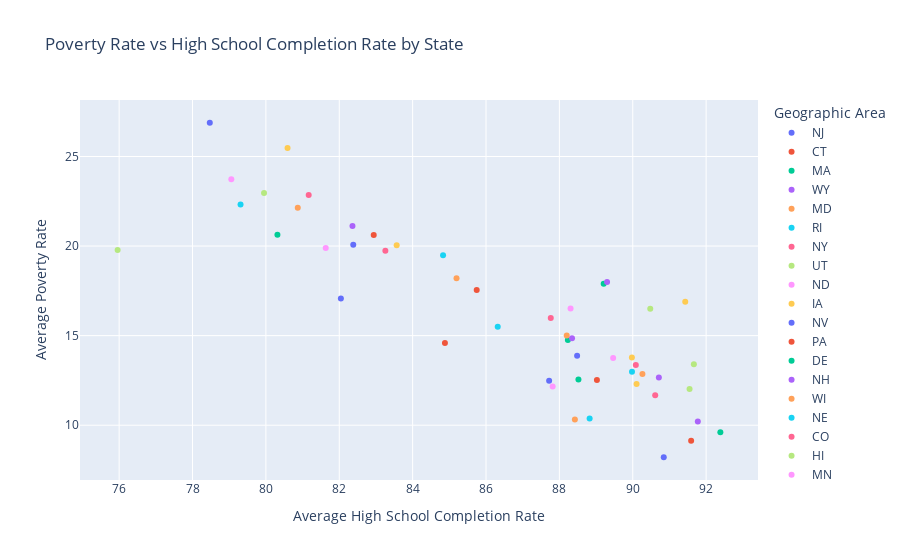

Write notebook code for a chart like this one.
### Code cell
px.scatter(poverty_and_hs_completion_by_state,
    x='percent_completed_hs',
    y='poverty_rate',
    title='Poverty Rate vs High School Completion Rate by State',
    color='Geographic Area',
    labels={'poverty_rate': 'Average Poverty Rate', 'percent_completed_hs': 'Average High School Completion Rate'}).show()

### Figure 1 — Plotly figure (JSON) as saved in the notebook; plotly's stock layout.template omitted (floating-point values rounded to 4 significant figures)
{"data": [{"hovertemplate": "Geographic Area=NJ<br>Average High School Completion Rate=%{x}<br>Average Poverty Rate=%{y}<extra></extra>", "legendgroup": "NJ", "marker": {"color": "#636efa", "symbol": "circle"}, "mode": "markers", "name": "NJ", "orientation": "v", "showlegend": true, "type": "scatter", "x": [90.84], "xaxis": "x", "y": [8.211], "yaxis": "y"}, {"hovertemplate": "Geographic Area=CT<br>Average High School Completion Rate=%{x}<br>Average Poverty Rate=%{y}<extra></extra>", "legendgroup": "CT", "marker": {"color": "#EF553B", "symbol": "circle"}, "mode": "markers", "name": "CT", "orientation": "v", "showlegend": true, "type": "scatter", "x": [91.59], "xaxis": "x", "y": [9.137], "yaxis": "y"}, {"hovertemplate": "Geographic Area=MA<br>Average High School Completion Rate=%{x}<br>Average Poverty Rate=%{y}<extra></extra>", "legendgroup": "MA", "marker": {"color": "#00cc96", "symbol": "circle"}, "mode": "markers", "name": "MA", "orientation": "v", "showlegend": true, "type": "scatter", "x": [92.39], "xaxis": "x", "y": [9.602], "yaxis": "y"}, {"hovertemplate": "Geographic Area=WY<br>Average High School Completion Rate=%{x}<br>Average Poverty Rate=%{y}<extra></extra>", "legendgroup": "WY", "marker": {"color": "#ab63fa", "symbol": "circle"}, "mode": "markers", "name": "WY", "orientation": "v", "showlegend": true, "type": "scatter", "x": [91.77], "xaxis": "x", "y": [10.21], "yaxis": "y"}, {"hovertemplate": "Geographic Area=MD<br>Average High School Completion Rate=%{x}<br>Average Poverty Rate=%{y}<extra></extra>", "legendgroup": "MD", "marker": {"color": "#FFA15A", "symbol": "circle"}, "mode": "markers", "name": "MD", "orientation": "v", "showlegend": true, "type": "scatter", "x": [88.42], "xaxis": "x", "y": [10.33], "yaxis": "y"}, {"hovertemplate": "Geographic Area=RI<br>Average High School Completion Rate=%{x}<br>Average Poverty Rate=%{y}<extra></extra>", "legendgroup": "RI", "marker": {"color": "#19d3f3", "symbol": "circle"}, "mode": "markers", "name": "RI", "orientation": "v", "showlegend": true, "type": "scatter", "x": [88.82], "xaxis": "x", "y": [10.37], "yaxis": "y"}, {"hovertemplate": "Geographic Area=NY<br>Average High School Completion Rate=%{x}<br>Average Poverty Rate=%{y}<extra></extra>", "legendgroup": "NY", "marker": {"color": "#FF6692", "symbol": "circle"}, "mode": "markers", "name": "NY", "orientation": "v", "showlegend": true, "type": "scatter", "x": [90.61], "xaxis": "x", "y": [11.67], "yaxis": "y"}, {"hovertemplate": "Geographic Area=UT<br>Average High School Completion Rate=%{x}<br>Average Poverty Rate=%{y}<extra></extra>", "legendgroup": "UT", "marker": {"color": "#B6E880", "symbol": "circle"}, "mode": "markers", "name": "UT", "orientation": "v", "showlegend": true, "type": "scatter", "x": [91.55], "xaxis": "x", "y": [12.02], "yaxis": "y"}, {"hovertemplate": "Geographic Area=ND<br>Average High School Completion Rate=%{x}<br>Average Poverty Rate=%{y}<extra></extra>", "legendgroup": "ND", "marker": {"color": "#FF97FF", "symbol": "circle"}, "mode": "markers", "name": "ND", "orientation": "v", "showlegend": true, "type": "scatter", "x": [87.82], "xaxis": "x", "y": [12.17], "yaxis": "y"}, {"hovertemplate": "Geographic Area=IA<br>Average High School Completion Rate=%{x}<br>Average Poverty Rate=%{y}<extra></extra>", "legendgroup": "IA", "marker": {"color": "#FECB52", "symbol": "circle"}, "mode": "markers", "name": "IA", "orientation": "v", "showlegend": true, "type": "scatter", "x": [90.1], "xaxis": "x", "y": [12.3], "yaxis": "y"}, {"hovertemplate": "Geographic Area=NV<br>Average High School Completion Rate=%{x}<br>Average Poverty Rate=%{y}<extra></extra>", "legendgroup": "NV", "marker": {"color": "#636efa", "symbol": "circle"}, "mode": "markers", "name": "NV", "orientation": "v", "showlegend": true, "type": "scatter", "x": [87.72], "xaxis": "x", "y": [12.48], "yaxis": "y"}, {"hovertemplate": "Geographic Area=PA<br>Average High School Completion Rate=%{x}<br>Average Poverty Rate=%{y}<extra></extra>", "legendgroup": "PA", "marker": {"color": "#EF553B", "symbol": "circle"}, "mode": "markers", "name": "PA", "orientation": "v", "showlegend": true, "type": "scatter", "x": [89.02], "xaxis": "x", "y": [12.52], "yaxis": "y"}, {"hovertemplate": "Geographic Area=DE<br>Average High School Completion Rate=%{x}<br>Average Poverty Rate=%{y}<extra></extra>", "legendgroup": "DE", "marker": {"color": "#00cc96", "symbol": "circle"}, "mode": "markers", "name": "DE", "orientation": "v", "showlegend": true, "type": "scatter", "x": [88.52], "xaxis": "x", "y": [12.56], "yaxis": "y"}, {"hovertemplate": "Geographic Area=NH<br>Average High School Completion Rate=%{x}<br>Average Poverty Rate=%{y}<extra></extra>", "legendgroup": "NH", "marker": {"color": "#ab63fa", "symbol": "circle"}, "mode": "markers", "name": "NH", "orientation": "v", "showlegend": true, "type": "scatter", "x": [90.71], "xaxis": "x", "y": [12.66], "yaxis": "y"}, {"hovertemplate": "Geographic Area=WI<br>Average High School Completion Rate=%{x}<br>Average Poverty Rate=%{y}<extra></extra>", "legendgroup": "WI", "marker": {"color": "#FFA15A", "symbol": "circle"}, "mode": "markers", "name": "WI", "orientation": "v", "showlegend": true, "type": "scatter", "x": [90.26], "xaxis": "x", "y": [12.86], "yaxis": "y"}, {"hovertemplate": "Geographic Area=NE<br>Average High School Completion Rate=%{x}<br>Average Poverty Rate=%{y}<extra></extra>", "legendgroup": "NE", "marker": {"color": "#19d3f3", "symbol": "circle"}, "mode": "markers", "name": "NE", "orientation": "v", "showlegend": true, "type": "scatter", "x": [89.98], "xaxis": "x", "y": [12.99], "yaxis": "y"}, {"hovertemplate": "Geographic Area=CO<br>Average High School Completion Rate=%{x}<br>Average Poverty Rate=%{y}<extra></extra>", "legendgroup": "CO", "marker": {"color": "#FF6692", "symbol": "circle"}, "mode": "markers", "name": "CO", "orientation": "v", "showlegend": true, "type": "scatter", "x": [90.08], "xaxis": "x", "y": [13.37], "yaxis": "y"}, {"hovertemplate": "Geographic Area=HI<br>Average High School Completion Rate=%{x}<br>Average Poverty Rate=%{y}<extra></extra>", "legendgroup": "HI", "marker": {"color": "#B6E880", "symbol": "circle"}, "mode": "markers", "name": "HI", "orientation": "v", "showlegend": true, "type": "scatter", "x": [91.67], "xaxis": "x", "y": [13.4], "yaxis": "y"}, {"hovertemplate": "Geographic Area=MN<br>Average High School Completion Rate=%{x}<br>Average Poverty Rate=%{y}<extra></extra>", "legendgroup": "MN", "marker": {"color": "#FF97FF", "symbol": "circle"}, "mode": "markers", "name": "MN", "orientation": "v", "showlegend": true, "type": "scatter", "x": [89.47], "xaxis": "x", "y": [13.75], "yaxis": "y"}, {"hovertemplate": "Geographic Area=VT<br>Average High School Completion Rate=%{x}<br>Average Poverty Rate=%{y}<extra></extra>", "legendgroup": "VT", "marker": {"color": "#FECB52", "symbol": "circle"}, "mode": "markers", "name": "VT", "orientation": "v", "showlegend": true, "type": "scatter", "x": [89.98], "xaxis": "x", "y": [13.79], "yaxis": "y"}, {"hovertemplate": "Geographic Area=IL<br>Average High School Completion Rate=%{x}<br>Average Poverty Rate=%{y}<extra></extra>", "legendgroup": "IL", "marker": {"color": "#636efa", "symbol": "circle"}, "mode": "markers", "name": "IL", "orientation": "v", "showlegend": true, "type": "scatter", "x": [88.48], "xaxis": "x", "y": [13.88], "yaxis": "y"}, {"hovertemplate": "Geographic Area=VA<br>Average High School Completion Rate=%{x}<br>Average Poverty Rate=%{y}<extra></extra>", "legendgroup": "VA", "marker": {"color": "#EF553B", "symbol": "circle"}, "mode": "markers", "name": "VA", "orientation": "v", "showlegend": true, "type": "scatter", "x": [84.88], "xaxis": "x", "y": [14.59], "yaxis": "y"}, {"hovertemplate": "Geographic Area=KS<br>Average High School Completion Rate=%{x}<br>Average Poverty Rate=%{y}<extra></extra>", "legendgroup": "KS", "marker": {"color": "#00cc96", "symbol": "circle"}, "mode": "markers", "name": "KS", "orientation": "v", "showlegend": true, "type": "scatter", "x": [88.23], "xaxis": "x", "y": [14.76], "yaxis": "y"}, {"hovertemplate": "Geographic Area=OH<br>Average High School Completion Rate=%{x}<br>Average Poverty Rate=%{y}<extra></extra>", "legendgroup": "OH", "marker": {"color": "#ab63fa", "symbol": "circle"}, "mode": "markers", "name": "OH", "orientation": "v", "showlegend": true, "type": "scatter", "x": [88.34], "xaxis": "x", "y": [14.85], "yaxis": "y"}, {"hovertemplate": "Geographic Area=WA<br>Average High School Completion Rate=%{x}<br>Average Poverty Rate=%{y}<extra></extra>", "legendgroup": "WA", "marker": {"color": "#FFA15A", "symbol": "circle"}, "mode": "markers", "name": "WA", "orientation": "v", "showlegend": true, "type": "scatter", "x": [88.2], "xaxis": "x", "y": [15.0], "yaxis": "y"}, {"hovertemplate": "Geographic Area=IN<br>Average High School Completion Rate=%{x}<br>Average Poverty Rate=%{y}<extra></extra>", "legendgroup": "IN", "marker": {"color": "#19d3f3", "symbol": "circle"}, "mode": "markers", "name": "IN", "orientation": "v", "showlegend": true, "type": "scatter", "x": [86.32], "xaxis": "x", "y": [15.5], "yaxis": "y"}, {"hovertemplate": "Geographic Area=SD<br>Average High School Completion Rate=%{x}<br>Average Poverty Rate=%{y}<extra></extra>", "legendgroup": "SD", "marker": {"color": "#FF6692", "symbol": "circle"}, "mode": "markers", "name": "SD", "orientation": "v", "showlegend": true, "type": "scatter", "x": [87.77], "xaxis": "x", "y": [15.99], "yaxis": "y"}, {"hovertemplate": "Geographic Area=MT<br>Average High School Completion Rate=%{x}<br>Average Poverty Rate=%{y}<extra></extra>", "legendgroup": "MT", "marker": {"color": "#B6E880", "symbol": "circle"}, "mode": "markers", "name": "MT", "orientation": "v", "showlegend": true, "type": "scatter", "x": [90.48], "xaxis": "x", "y": [16.5], "yaxis": "y"}, {"hovertemplate": "Geographic Area=OR<br>Average High School Completion Rate=%{x}<br>Average Poverty Rate=%{y}<extra></extra>", "legendgroup": "OR", "marker": {"color": "#FF97FF", "symbol": "circle"}, "mode": "markers", "name": "OR", "orientation": "v", "showlegend": true, "type": "scatter", "x": [88.31], "xaxis": "x", "y": [16.51], "yaxis": "y"}, {"hovertemplate": "Geographic Area=ME<br>Average High School Completion Rate=%{x}<br>Average Poverty Rate=%{y}<extra></extra>", "legendgroup": "ME", "marker": {"color": "#FECB52", "symbol": "circle"}, "mode": "markers", "name": "ME", "orientation": "v", "showlegend": true, "type": "scatter", "x": [91.43], "xaxis": "x", "y": [16.89], "yaxis": "y"}, {"hovertemplate": "Geographic Area=CA<br>Average High School Completion Rate=%{x}<br>Average Poverty Rate=%{y}<extra></extra>", "legendgroup": "CA", "marker": {"color": "#636efa", "symbol": "circle"}, "mode": "markers", "name": "CA", "orientation": "v", "showlegend": true, "type": "scatter", "x": [82.04], "xaxis": "x", "y": [17.08], "yaxis": "y"}, {"hovertemplate": "Geographic Area=FL<br>Average High School Completion Rate=%{x}<br>Average Poverty Rate=%{y}<extra></extra>", "legendgroup": "FL", "marker": {"color": "#EF553B", "symbol": "circle"}, "mode": "markers", "name": "FL", "orientation": "v", "showlegend": true, "type": "scatter", "x": [85.75], "xaxis": "x", "y": [17.55], "yaxis": "y"}, {"hovertemplate": "Geographic Area=MI<br>Average High School Completion Rate=%{x}<br>Average Poverty Rate=%{y}<extra></extra>", "legendgroup": "MI", "marker": {"color": "#00cc96", "symbol": "circle"}, "mode": "markers", "name": "MI", "orientation": "v", "showlegend": true, "type": "scatter", "x": [89.21], "xaxis": "x", "y": [17.9], "yaxis": "y"}, {"hovertemplate": "Geographic Area=DC<br>Average High School Completion Rate=%{x}<br>Average Poverty Rate=%{y}<extra></extra>", "legendgroup": "DC", "marker": {"color": "#ab63fa", "symbol": "circle"}, "mode": "markers", "name": "DC", "orientation": "v", "showlegend": true, "type": "scatter", "x": [89.3], "xaxis": "x", "y": [18], "yaxis": "y"}, {"hovertemplate": "Geographic Area=ID<br>Average High School Completion Rate=%{x}<br>Average Poverty Rate=%{y}<extra></extra>", "legendgroup": "ID", "marker": {"color": "#FFA15A", "symbol": "circle"}, "mode": "markers", "name": "ID", "orientation": "v", "showlegend": true, "type": "scatter", "x": [85.2], "xaxis": "x", "y": [18.2], "yaxis": "y"}, {"hovertemplate": "Geographic Area=AK<br>Average High School Completion Rate=%{x}<br>Average Poverty Rate=%{y}<extra></extra>", "legendgroup": "AK", "marker": {"color": "#19d3f3", "symbol": "circle"}, "mode": "markers", "name": "AK", "orientation": "v", "showlegend": true, "type": "scatter", "x": [84.83], "xaxis": "x", "y": [19.49], "yaxis": "y"}, {"hovertemplate": "Geographic Area=NC<br>Average High School Completion Rate=%{x}<br>Average Poverty Rate=%{y}<extra></extra>", "legendgroup": "NC", "marker": {"color": "#FF6692", "symbol": "circle"}, "mode": "markers", "name": "NC", "orientation": "v", "showlegend": true, "type": "scatter", "x": [83.26], "xaxis": "x", "y": [19.74], "yaxis": "y"}, {"hovertemplate": "Geographic Area=TX<br>Average High School Completion Rate=%{x}<br>Average Poverty Rate=%{y}<extra></extra>", "legendgroup": "TX", "marker": {"color": "#B6E880", "symbol": "circle"}, "mode": "markers", "name": "TX", "orientation": "v", "showlegend": true, "type": "scatter", "x": [75.96], "xaxis": "x", "y": [19.79], "yaxis": "y"}, {"hovertemplate": "Geographic Area=TN<br>Average High School Completion Rate=%{x}<br>Average Poverty Rate=%{y}<extra></extra>", "legendgroup": "TN", "marker": {"color": "#FF97FF", "symbol": "circle"}, "mode": "markers", "name": "TN", "orientation": "v", "showlegend": true, "type": "scatter", "x": [81.63], "xaxis": "x", "y": [19.89], "yaxis": "y"}, {"hovertemplate": "Geographic Area=MO<br>Average High School Completion Rate=%{x}<br>Average Poverty Rate=%{y}<extra></extra>", "legendgroup": "MO", "marker": {"color": "#FECB52", "symbol": "circle"}, "mode": "markers", "name": "MO", "orientation": "v", "showlegend": true, "type": "scatter", "x": [83.56], "xaxis": "x", "y": [20.05], "yaxis": "y"}, {"hovertemplate": "Geographic Area=KY<br>Average High School Completion Rate=%{x}<br>Average Poverty Rate=%{y}<extra></extra>", "legendgroup": "KY", "marker": {"color": "#636efa", "symbol": "circle"}, "mode": "markers", "name": "KY", "orientation": "v", "showlegend": true, "type": "scatter", "x": [82.38], "xaxis": "x", "y": [20.08], "yaxis": "y"}, {"hovertemplate": "Geographic Area=OK<br>Average High School Completion Rate=%{x}<br>Average Poverty Rate=%{y}<extra></extra>", "legendgroup": "OK", "marker": {"color": "#EF553B", "symbol": "circle"}, "mode": "markers", "name": "OK", "orientation": "v", "showlegend": true, "type": "scatter", "x": [82.94], "xaxis": "x", "y": [20.62], "yaxis": "y"}, {"hovertemplate": "Geographic Area=AL<br>Average High School Completion Rate=%{x}<br>Average Poverty Rate=%{y}<extra></extra>", "legendgroup": "AL", "marker": {"color": "#00cc96", "symbol": "circle"}, "mode": "markers", "name": "AL", "orientation": "v", "showlegend": true, "type": "scatter", "x": [80.31], "xaxis": "x", "y": [20.64], "yaxis": "y"}, {"hovertemplate": "Geographic Area=WV<br>Average High School Completion Rate=%{x}<br>Average Poverty Rate=%{y}<extra></extra>", "legendgroup": "WV", "marker": {"color": "#ab63fa", "symbol": "circle"}, "mode": "markers", "name": "WV", "orientation": "v", "showlegend": true, "type": "scatter", "x": [82.36], "xaxis": "x", "y": [21.12], "yaxis": "y"}, {"hovertemplate": "Geographic Area=SC<br>Average High School Completion Rate=%{x}<br>Average Poverty Rate=%{y}<extra></extra>", "legendgroup": "SC", "marker": {"color": "#FFA15A", "symbol": "circle"}, "mode": "markers", "name": "SC", "orientation": "v", "showlegend": true, "type": "scatter", "x": [80.87], "xaxis": "x", "y": [22.14], "yaxis": "y"}, {"hovertemplate": "Geographic Area=LA<br>Average High School Completion Rate=%{x}<br>Average Poverty Rate=%{y}<extra></extra>", "legendgroup": "LA", "marker": {"color": "#19d3f3", "symbol": "circle"}, "mode": "markers", "name": "LA", "orientation": "v", "showlegend": true, "type": "scatter", "x": [79.31], "xaxis": "x", "y": [22.32], "yaxis": "y"}, {"hovertemplate": "Geographic Area=NM<br>Average High School Completion Rate=%{x}<br>Average Poverty Rate=%{y}<extra></extra>", "legendgroup": "NM", "marker": {"color": "#FF6692", "symbol": "circle"}, "mode": "markers", "name": "NM", "orientation": "v", "showlegend": true, "type": "scatter", "x": [81.17], "xaxis": "x", "y": [22.85], "yaxis": "y"}, {"hovertemplate": "Geographic Area=AR<br>Average High School Completion Rate=%{x}<br>Average Poverty Rate=%{y}<extra></extra>", "legendgroup": "AR", "marker": {"color": "#B6E880", "symbol": "circle"}, "mode": "markers", "name": "AR", "orientation": "v", "showlegend": true, "type": "scatter", "x": [79.95], "xaxis": "x", "y": [22.96], "yaxis": "y"}, {"hovertemplate": "Geographic Area=GA<br>Average High School Completion Rate=%{x}<br>Average Poverty Rate=%{y}<extra></extra>", "legendgroup": "GA", "marker": {"color": "#FF97FF", "symbol": "circle"}, "mode": "markers", "name": "GA", "orientation": "v", "showlegend": true, "type": "scatter", "x": [79.06], "xaxis": "x", "y": [23.73], "yaxis": "y"}, {"hovertemplate": "Geographic Area=AZ<br>Average High School Completion Rate=%{x}<br>Average Poverty Rate=%{y}<extra></extra>", "legendgroup": "AZ", "marker": {"color": "#FECB52", "symbol": "circle"}, "mode": "markers", "name": "AZ", "orientation": "v", "showlegend": true, "type": "scatter", "x": [80.59], "xaxis": "x", "y": [25.48], "yaxis": "y"}, {"hovertemplate": "Geographic Area=MS<br>Average High School Completion Rate=%{x}<br>Average Poverty Rate=%{y}<extra></extra>", "legendgroup": "MS", "marker": {"color": "#636efa", "symbol": "circle"}, "mode": "markers", "name": "MS", "orientation": "v", "showlegend": true, "type": "scatter", "x": [78.47], "xaxis": "x", "y": [26.88], "yaxis": "y"}], "layout": {"legend": {"title": {"text": "Geographic Area"}, "tracegroupgap": 0}, "title": {"text": "Poverty Rate vs High School Completion Rate by State"}, "xaxis": {"anchor": "y", "domain": [0, 1], "title": {"text": "Average High School Completion Rate"}}, "yaxis": {"anchor": "x", "domain": [0, 1], "title": {"text": "Average Poverty Rate"}}}}
